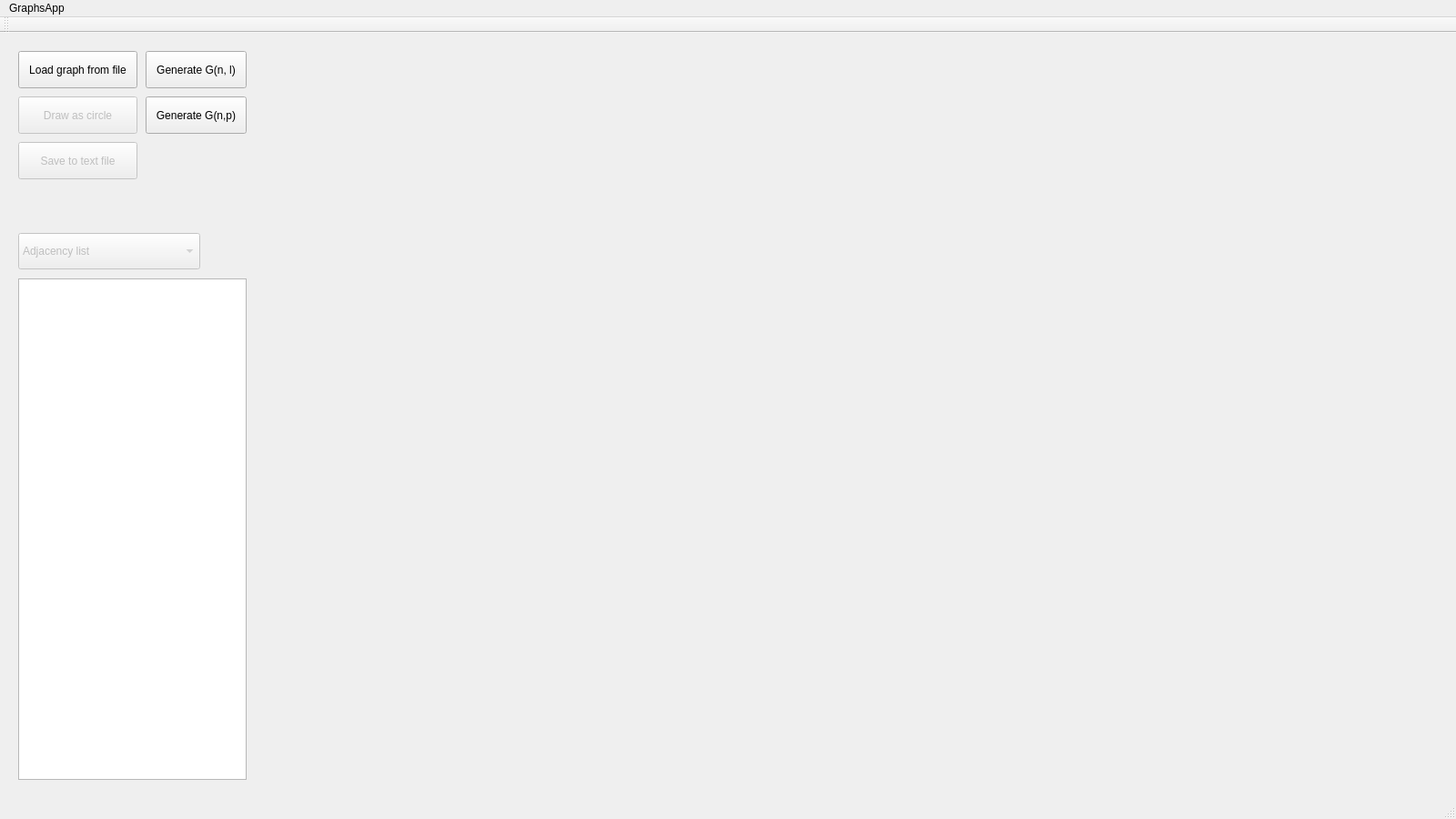
<?xml version="1.0" encoding="UTF-8"?>
<ui version="4.0">
 <class>MainWindow</class>
 <widget class="QMainWindow" name="MainWindow">
  <property name="windowModality">
   <enum>Qt::NonModal</enum>
  </property>
  <property name="enabled">
   <bool>true</bool>
  </property>
  <property name="geometry">
   <rect>
    <x>0</x>
    <y>0</y>
    <width>1600</width>
    <height>900</height>
   </rect>
  </property>
  <property name="sizePolicy">
   <sizepolicy hsizetype="Fixed" vsizetype="Fixed">
    <horstretch>0</horstretch>
    <verstretch>0</verstretch>
   </sizepolicy>
  </property>
  <property name="minimumSize">
   <size>
    <width>1600</width>
    <height>900</height>
   </size>
  </property>
  <property name="maximumSize">
   <size>
    <width>1600</width>
    <height>900</height>
   </size>
  </property>
  <property name="baseSize">
   <size>
    <width>1600</width>
    <height>900</height>
   </size>
  </property>
  <property name="windowTitle">
   <string>MainWindow</string>
  </property>
  <widget class="QWidget" name="centralWidget">
   <property name="layoutDirection">
    <enum>Qt::RightToLeft</enum>
   </property>
   <widget class="QPushButton" name="pushButton">
    <property name="geometry">
     <rect>
      <x>20</x>
      <y>20</y>
      <width>131</width>
      <height>41</height>
     </rect>
    </property>
    <property name="text">
     <string>Load graph from file</string>
    </property>
   </widget>
   <widget class="QPushButton" name="pushButton_2">
    <property name="enabled">
     <bool>false</bool>
    </property>
    <property name="geometry">
     <rect>
      <x>20</x>
      <y>70</y>
      <width>131</width>
      <height>41</height>
     </rect>
    </property>
    <property name="text">
     <string>Draw as circle</string>
    </property>
   </widget>
   <widget class="QTextEdit" name="textEdit">
    <property name="geometry">
     <rect>
      <x>20</x>
      <y>270</y>
      <width>251</width>
      <height>551</height>
     </rect>
    </property>
    <property name="sizeIncrement">
     <size>
      <width>0</width>
      <height>0</height>
     </size>
    </property>
    <property name="horizontalScrollBarPolicy">
     <enum>Qt::ScrollBarAsNeeded</enum>
    </property>
    <property name="readOnly">
     <bool>true</bool>
    </property>
   </widget>
   <widget class="QWidget" name="verticalLayoutWidget">
    <property name="geometry">
     <rect>
      <x>300</x>
      <y>10</y>
      <width>1241</width>
      <height>811</height>
     </rect>
    </property>
    <layout class="QVBoxLayout" name="verticalLayout">
     <property name="sizeConstraint">
      <enum>QLayout::SetNoConstraint</enum>
     </property>
    </layout>
   </widget>
   <widget class="QComboBox" name="comboBox">
    <property name="enabled">
     <bool>false</bool>
    </property>
    <property name="geometry">
     <rect>
      <x>20</x>
      <y>220</y>
      <width>200</width>
      <height>40</height>
     </rect>
    </property>
    <property name="layoutDirection">
     <enum>Qt::LeftToRight</enum>
    </property>
    <property name="editable">
     <bool>false</bool>
    </property>
    <property name="currentText">
     <string>Adjacency list</string>
    </property>
    <property name="maxVisibleItems">
     <number>3</number>
    </property>
    <item>
     <property name="text">
      <string>Adjacency list</string>
     </property>
    </item>
    <item>
     <property name="text">
      <string>Adjacency matrix</string>
     </property>
    </item>
    <item>
     <property name="text">
      <string>Incidence matrix</string>
     </property>
    </item>
   </widget>
   <widget class="QPushButton" name="pushButton_3">
    <property name="enabled">
     <bool>false</bool>
    </property>
    <property name="geometry">
     <rect>
      <x>20</x>
      <y>120</y>
      <width>131</width>
      <height>41</height>
     </rect>
    </property>
    <property name="text">
     <string>Save to text file</string>
    </property>
   </widget>
   <widget class="QPushButton" name="pushButton_4">
    <property name="geometry">
     <rect>
      <x>160</x>
      <y>20</y>
      <width>111</width>
      <height>41</height>
     </rect>
    </property>
    <property name="text">
     <string>Generate G(n, l)</string>
    </property>
   </widget>
   <widget class="QPushButton" name="pushButton_5">
    <property name="geometry">
     <rect>
      <x>160</x>
      <y>70</y>
      <width>111</width>
      <height>41</height>
     </rect>
    </property>
    <property name="text">
     <string>Generate G(n,p)</string>
    </property>
   </widget>
  </widget>
  <widget class="QMenuBar" name="menuBar">
   <property name="geometry">
    <rect>
     <x>0</x>
     <y>0</y>
     <width>1600</width>
     <height>26</height>
    </rect>
   </property>
   <widget class="QMenu" name="menuGraphsApp">
    <property name="title">
     <string>GraphsApp</string>
    </property>
   </widget>
   <addaction name="menuGraphsApp"/>
  </widget>
  <widget class="QToolBar" name="mainToolBar">
   <attribute name="toolBarArea">
    <enum>TopToolBarArea</enum>
   </attribute>
   <attribute name="toolBarBreak">
    <bool>false</bool>
   </attribute>
  </widget>
  <widget class="QStatusBar" name="statusBar"/>
 </widget>
 <layoutdefault spacing="6" margin="11"/>
 <resources/>
 <connections/>
</ui>
